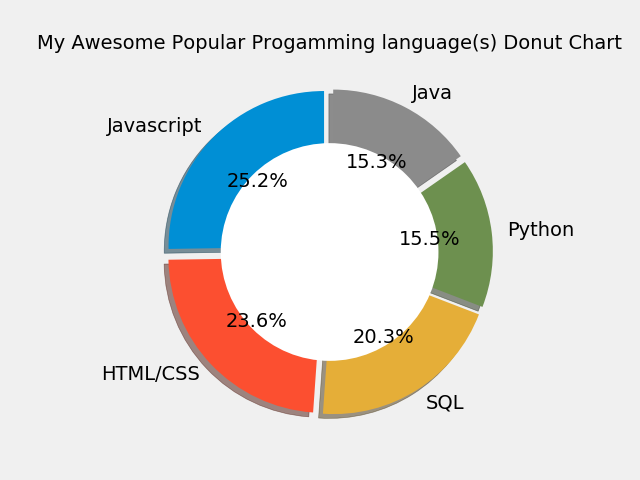

This chart was generated by the following Python code:
from matplotlib import pyplot as plt

plt.style.use("fivethirtyeight")

# Pie Chart
slices = [59219, 55466, 47544, 36443, 35917]
labels = ['Javascript', 'HTML/CSS', 'SQL', 'Python', 'Java']

# Only "explode" the 2nd slice (i.e. "Pyhton")
explode = [0.05, 0.05, 0.05, 0.05, 0.05]

# plot
Fig, ax = plt.subplots()
ax.pie(slices, labels = labels, explode=explode, shadow=True, 
	autopct = "%1.1f%%", startangle = 90)

# draw Circle
centre_circle =plt.Circle((0,0),0.7, fc = 'white')
fig = plt.gcf()
fig.gca().add_artist(centre_circle)

plt.title("My Awesome Popular Progamming language(s) Donut Chart", fontsize = 14 )

plt.savefig('DonutChart.png')

plt.tight_layout()
plt.show()


